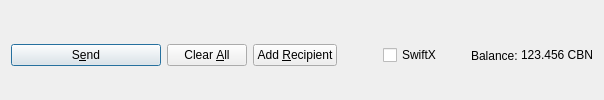
         <widget class="QFrame" name="frame_Send">
          <layout class="QHBoxLayout" name="horizontalLayout">
           <property name="bottomMargin">
            <number>0</number>
           </property>
           <item>
            <widget class="QPushButton" name="sendButton">
             <property name="minimumSize">
              <size>
               <width>150</width>
               <height>0</height>
              </size>
             </property>
             <property name="toolTip">
              <string>Confirm the send action</string>
             </property>
             <property name="text">
              <string>S&amp;end</string>
             </property>
             <property name="icon">
              <iconset resource="../cbn.qrc">
               <normaloff>:/icons/send</normaloff>:/icons/send</iconset>
             </property>
             <property name="autoDefault">
              <bool>false</bool>
             </property>
             <property name="default">
              <bool>true</bool>
             </property>
            </widget>
           </item>
           <item>
            <widget class="QPushButton" name="clearButton">
             <property name="sizePolicy">
              <sizepolicy hsizetype="Minimum" vsizetype="Fixed">
               <horstretch>0</horstretch>
               <verstretch>0</verstretch>
              </sizepolicy>
             </property>
             <property name="toolTip">
              <string>Clear all fields of the form.</string>
             </property>
             <property name="text">
              <string>Clear &amp;All</string>
             </property>
             <property name="icon">
              <iconset resource="../cbn.qrc">
               <normaloff>:/icons/remove</normaloff>:/icons/remove</iconset>
             </property>
             <property name="autoDefault">
              <bool>false</bool>
             </property>
            </widget>
           </item>
           <item>
            <widget class="QPushButton" name="addButton">
             <property name="toolTip">
              <string>Send to multiple recipients at once</string>
             </property>
             <property name="text">
              <string>Add &amp;Recipient</string>
             </property>
             <property name="icon">
              <iconset resource="../cbn.qrc">
               <normaloff>:/icons/add</normaloff>:/icons/add</iconset>
             </property>
             <property name="autoDefault">
              <bool>false</bool>
             </property>
            </widget>
           </item>
           <item>
            <spacer name="horizontalSpacer">
             <property name="orientation">
              <enum>Qt::Horizontal</enum>
             </property>
             <property name="sizeHint" stdset="0">
              <size>
               <width>40</width>
               <height>20</height>
              </size>
             </property>
            </spacer>
           </item>
           <item>
            <layout class="QHBoxLayout" name="horizontalLayout_2">
             <property name="spacing">
              <number>3</number>
             </property>
             <item>
              <widget class="QCheckBox" name="checkSwiftTX">
               <property name="enabled">
                <bool>true</bool>
               </property>
               <property name="minimumSize">
                <size>
                 <width>85</width>
                 <height>0</height>
                </size>
               </property>
               <property name="text">
                <string>SwiftX</string>
               </property>
              </widget>
             </item>
             <item>
              <widget class="QLabel" name="label">
               <property name="text">
                <string>Balance:</string>
               </property>
              </widget>
             </item>
             <item>
              <widget class="QLabel" name="labelBalance">
               <property name="sizePolicy">
                <sizepolicy hsizetype="Preferred" vsizetype="Fixed">
                 <horstretch>0</horstretch>
                 <verstretch>0</verstretch>
                </sizepolicy>
               </property>
               <property name="cursor">
                <cursorShape>IBeamCursor</cursorShape>
               </property>
               <property name="text">
                <string notr="true">123.456 CBN</string>
               </property>
               <property name="textInteractionFlags">
                <set>Qt::LinksAccessibleByMouse|Qt::TextSelectableByKeyboard|Qt::TextSelectableByMouse</set>
               </property>
              </widget>
             </item>
            </layout>
           </item>
          </layout>
         </widget>
